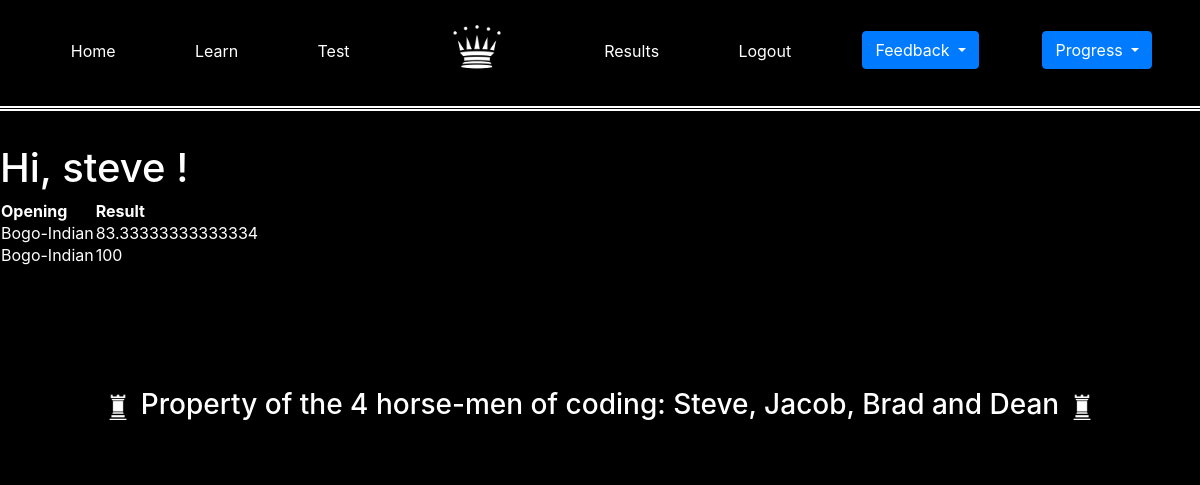
Before: /results (signed in) with the older database file.
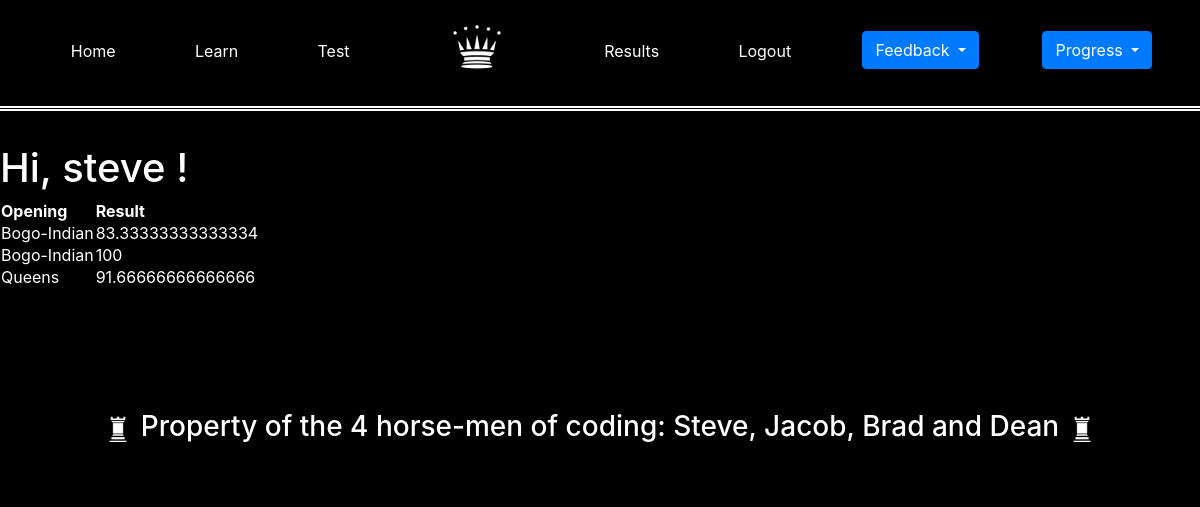
After: the same page with the newer database file.
### app/models.py (models this page shows, shortened)
class User(UserMixin, db.Model):
    id = db.Column(db.Integer, primary_key=True)
    username = db.Column(db.String(64), index=True, unique=True)
    email = db.Column(db.String(120), index=True, unique=True)
    password_hash = db.Column(db.String(128))
    posts = db.relationship('Post', backref='author', lazy='dynamic')
    results = db.relationship('Results', backref = 'student', lazy = 'dynamic')

class Results(db.Model):
    id = db.Column(db.Integer, primary_key=True)
    opening = db.Column(db.String(140))
    result =db.Column(db.Integer)
    incorrect = db.Column(db.ARRAY(db.String(140)))
    passed = db.Column(db.Boolean)
    timestamp = db.Column(db.DateTime, index=True, default=datetime.utcnow)
    user_id = db.Column(db.Integer, db.ForeignKey('user.id'))

### app/routes.py (the view)
@app.route('/results', methods=['GET', 'POST'])
@login_required
def results():
    u = User.query.get(current_user.id)
    return render_template('results.html', title='results', query = u.results.all())

### app/models.py (called while the page is built)
@login.user_loader
def load_user(id):
    return User.query.get(int(id))

### app/templates/results.html
{% extends "base.html" %}
{% block content %}
<h1>Hi, {{current_user.username}} ! </h1>
<table>
<tr>
    <th>Opening</th>
    <th>Result</th>
</tr>
{% for r in query %}
<tr>
    <td>
        {{r.opening}}
    </td>
    <td>
        {{r.result}}
    </td>
</tr>
{% endfor %}
</table>
{% include "footer.html" %}
{% endblock %}

### app/templates/base.html (shortened to what this page needs)
<html>
    <head>
        <link rel="stylesheet" href="https://maxcdn.bootstrapcdn.com/bootstrap/4.5.2/css/bootstrap.min.css">
  </head>
  <body>
    <nav class="navbar navbar-expand-sm justify-content-center" style="background-color: black; padding-left: 2.6%; border-bottom: 5px white double; padding-bottom: 2%;">
      <ul class="navbar-nav nav-fill w-100">
        <li class="nav-item" style="padding-top: 2%;">
          <a class="nav-link" href="{{ url_for('index') }}">Home</a>
        </li>
        <li class="nav-item" style="padding-top: 2%;">
          <a class="nav-link" href="{{ url_for('learn') }}">Learn</a>
        </li>
        <li class="nav-item" style="padding-top: 2%;">
          <a class="nav-link" href="{{ url_for('Test') }}">Test</a>
        </li>
        <a class="navbar-brand mx-auto" href="#" style="padding-left: 5%; padding-right: 5%; padding-top: 0.75%;">
          <img src="static/img/chesspieces/wikipedia/wQ.png" alt="logo" style="width:60px;">
        </a>
        <li class="nav-item" style="padding-top: 2%;">
          <a class="nav-link" href="{{ url_for('results') }}">Results</a>
        </li>
        <li class="nav-item" style="padding-top: 2%;">
          <a class="nav-link" href="{{ url_for('logout') }}">Logout</a>
        </li>
        <li class="nav-item dropdown" style="padding-top: 2%;">
          <button type="button" class="btn btn-primary dropdown-toggle" data-toggle="dropdown">
            Feedback
          </button>
        </li>
        <li class="nav-item dropdown" style="padding-top: 2%;">
          <button type="button" class="btn btn-primary dropdown-toggle" data-toggle="dropdown">
            Progress
          </button>
        </li>
      </ul>
    </nav>
        <hr>
        {% block content %}{% endblock %}
    </body>
</html>

### app/templates/footer.html (shortened to what this page needs)
<html>
    <head>
        <link rel="stylesheet" href="https://maxcdn.bootstrapcdn.com/bootstrap/4.5.2/css/bootstrap.min.css">
  </head>
    <body>
        <div id='footer' class="text-align">
          <h3>
            <img src="static/img/chesspieces/wikipedia/wR.png" alt="footerking" style="height: 40px; width:30px;">
            Property of the 4 horse-men of coding: Steve, Jacob, Brad and Dean
            <img src="static/img/chesspieces/wikipedia/wR.png" alt="footerking" style="height: 40px; width:30px;">
          </h3>
        </div>
    </body>
</html>

### app/templates/base.html (style rules this page uses)
.nav-link { color: white; }

### app/templates/footer.html (style rules this page uses)
* { color: white; }
body { background-color: black; }
#footer { position:relative; bottom:0; width:100%; height:40px; background: black; padding-bottom: 2%; display: table; margin-top: 10%; }
.text-align { display: table-cell; vertical-align: middle; text-align: center; }

Changed rows visible on the page:
added Results: opening "Queens", result "91.66666666666666"
